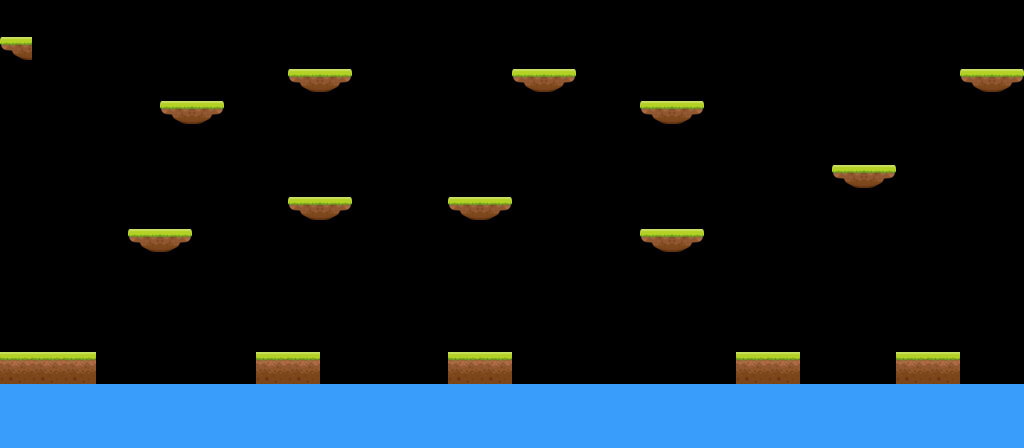

A level layout from a 2D game, rendered from its tile map. Below: a short description, then the map file with tile-grid data replaced by summaries:
An orthogonal 32x14 tile map with 32x32 px tiles, 2 tile layers (water, Ground) and 39 objects (16x parrot, Start, bador).

<map version="1.2" tiledversion="1.3.3" orientation="orthogonal" renderorder="right-down" width="32" height="14" tilewidth="32" tileheight="32" infinite="0" nextlayerid="5" nextobjectid="43">
 <editorsettings>
  <export target="../assets/levels/kakaparrot.json" format="json" />
 </editorsettings>
 <tileset firstgid="1" name="world-2" tilewidth="32" tileheight="32" spacing="2" margin="1" tilecount="6" columns="3">
  <image source="Tiles _32/world-3.png" width="102" height="68" />
 </tileset>
 <layer id="1" name="water" width="32" height="14">
  <data>[448 cells, 64 non-empty, 1 distinct tile ids]</data>
 </layer>
 <layer id="2" name="Ground" width="32" height="14">
  <data>[448 cells, 32 non-empty, 3 distinct tile ids]</data>
 </layer>
 <objectgroup id="3" name="Objects">
  <object id="1" name="Start" x="32" y="352">
   <point />
  </object>
  <object id="3" gid="4" x="96" y="416" width="32" height="32" />
  <object id="4" gid="4" x="128" y="416" width="32" height="32" />
  <object id="5" gid="4" x="160" y="416" width="32" height="32" />
  <object id="6" gid="4" x="192" y="416" width="32" height="32" />
  <object id="7" gid="4" x="224" y="416" width="32" height="32" />
  <object id="8" gid="4" x="320" y="416" width="32" height="32" />
  <object id="9" gid="4" x="352" y="416" width="32" height="32" />
  <object id="10" gid="4" x="384" y="416" width="32" height="32" />
  <object id="11" gid="4" x="416" y="416" width="32" height="32" />
  <object id="12" gid="4" x="512" y="416" width="32" height="32" />
  <object id="13" gid="4" x="544" y="416" width="32" height="32" />
  <object id="14" gid="4" x="576" y="416" width="32" height="32" />
  <object id="15" gid="4" x="608" y="416" width="32" height="32" />
  <object id="16" gid="4" x="640" y="416" width="32" height="32" />
  <object id="17" gid="4" x="672" y="416" width="32" height="32" />
  <object id="18" gid="4" x="704" y="416" width="32" height="32" />
  <object id="19" gid="4" x="800" y="416" width="32" height="32" />
  <object id="20" gid="4" x="832" y="416" width="32" height="32" />
  <object id="21" gid="4" x="864" y="416" width="32" height="32" />
  <object id="22" gid="4" x="960" y="416" width="32" height="32" />
  <object id="23" gid="4" x="992" y="416" width="32" height="32" />
  <object id="24" type="parrot" gid="6" x="62.6667" y="357.333" width="32" height="32" />
  <object id="25" type="parrot" gid="6" x="288" y="352" width="32" height="32" />
  <object id="26" type="parrot" gid="6" x="480" y="352" width="32" height="32" />
  <object id="27" type="parrot" gid="6" x="768" y="352" width="32" height="32" />
  <object id="28" type="parrot" gid="6" x="928" y="352" width="32" height="32" />
  <object id="29" type="parrot" gid="6" x="640" y="224" width="32" height="32" />
  <object id="30" type="parrot" gid="6" x="160" y="224" width="32" height="32" />
  <object id="31" type="parrot" gid="6" x="288" y="192" width="32" height="32" />
  <object id="32" type="parrot" gid="6" x="480" y="192" width="32" height="32" />
  <object id="33" type="parrot" gid="6" x="832" y="160" width="32" height="32" />
  <object id="34" type="parrot" gid="6" x="960" y="64" width="32" height="32" />
  <object id="35" type="parrot" gid="6" x="672" y="96" width="32" height="32" />
  <object id="36" type="parrot" gid="6" x="512" y="64" width="32" height="32" />
  <object id="37" type="parrot" gid="6" x="320" y="64" width="32" height="32" />
  <object id="38" type="parrot" gid="6" x="160" y="96" width="32" height="32" />
  <object id="39" type="parrot" gid="6" x="0" y="32" width="32" height="32" />
  <object id="42" name="bador" x="192" y="96">
   <point />
  </object>
 </objectgroup>
</map>